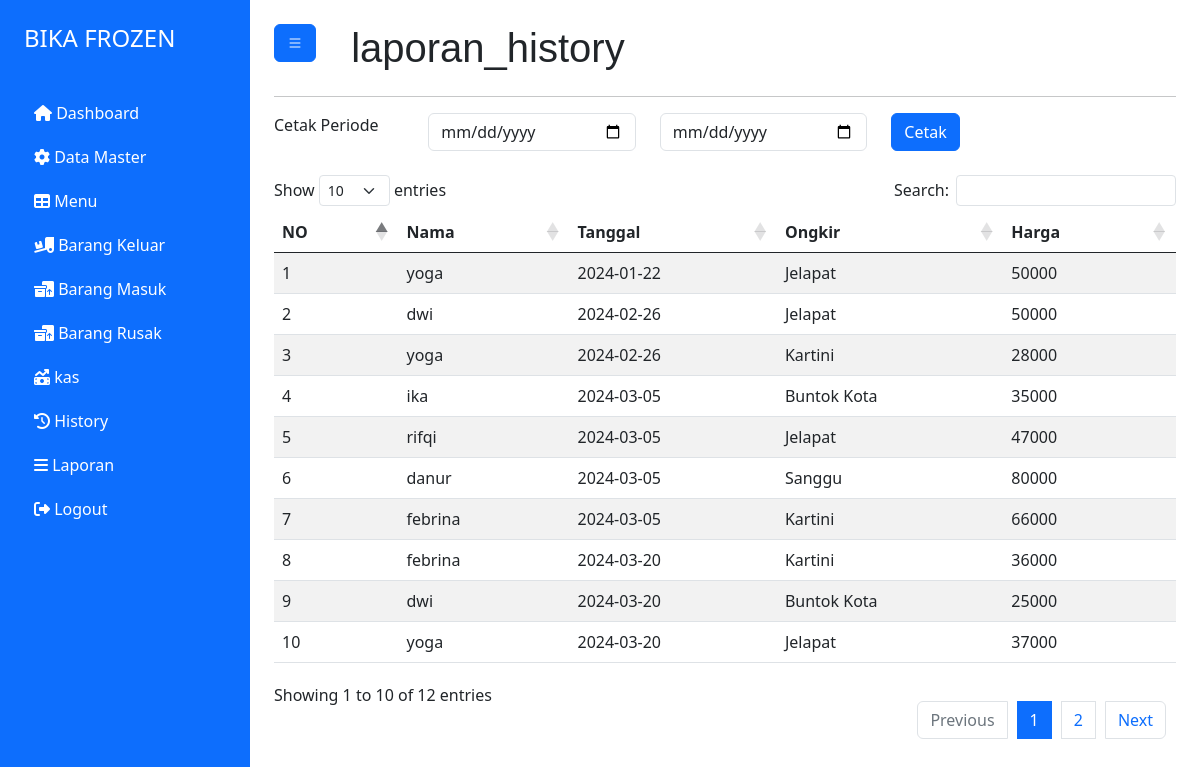
Screenshot of /index.php?page=laporan_history (signed in) with the database file from the repository.
### tables this page shows
CREATE TABLE `order` (
  `id_order` int(11) NOT NULL,
  `id_pelanggan` int(11) NOT NULL,
  `id_ongkir` int(11) NOT NULL,
  `tgl` date NOT NULL,
  `harga` varchar(50) NOT NULL,
  `alamat` varchar(225) DEFAULT NULL,
  `pembayaran` int(2) NOT NULL
);

CREATE TABLE `pelanggan` (
  `id_pelanggan` int(11) NOT NULL,
  `id_user` int(11) NOT NULL,
  `nama` varchar(50) NOT NULL,
  `tempat` varchar(50) NOT NULL,
  `tgl` date NOT NULL,
  `alamat` varchar(50) NOT NULL,
  `no_hp` varchar(20) NOT NULL
);

CREATE TABLE `ongkir` (
  `id_ongkir` int(11) NOT NULL,
  `kota` varchar(50) NOT NULL,
  `harga` varchar(50) NOT NULL
);

### halaman/history/laporan.php (the view, shortened to what this page needs)
<?php
    include "././koneksi.php";
    $id_pel = $_SESSION['id'];
    if($_SESSION['level'] == "Admin"){
        $query = mysqli_query($koneksi,"SELECT `order`.*,pelanggan.*,ongkir.*, `order`.harga as hrg, `order`.tgl as tgl FROM `order` JOIN pelanggan ON pelanggan.id_pelanggan = `order`.`id_pelanggan` JOIN ongkir ON ongkir.id_ongkir = `order`.`id_ongkir`");
    }else{
        $query = mysqli_query($koneksi,"SELECT `order`.*,pelanggan.*,ongkir.*, `order`.harga as hrg, `order`.tgl as tgl FROM `order` JOIN pelanggan ON pelanggan.id_pelanggan = `order`.`id_pelanggan` JOIN ongkir ON ongkir.id_ongkir = `order`.`id_ongkir` WHERE pelanggan.id_user = $id_pel");
    }
?>
<div>
    <form action="halaman/history/cetak.php" method="get">
        <div class="row">
            <div class="col-2">Cetak Periode</div>
            <div class="col-3">
                <input type="date" name="dari" class="form-control">
            </div>
            <div class="col-3">
                <input type="date" name="sampai" class="form-control">
            </div>
            <div class="col-1">
                <button class="btn btn-primary" type="submit">Cetak</button>
            </div>
        </div>
    </form>
</div>
<br>
<div>
<table id="example" class="table table-striped" style="width:100%">
        <thead>
            <tr>
                <th>NO</th>
                <th>Nama</th>
                <th>Tanggal</th>
                <th>Ongkir</th>
                <th>Harga</th>
            </tr>
        </thead>
        <tbody>
            <?php
                $no = 1;
                while($row = mysqli_fetch_array($query)){
                    ?>
                        <tr>
                            <td><?= $no++ ?></td>
                            <td><?= $row['nama'] ?></td>
                            <td><?= $row['tgl'] ?></td>
                            <td><?= $row['kota'] ?></td>
                            <td><?= $row['hrg'] ?></td>
                        </tr>
                    <?php
                }
            ?>
        </tbody>
    </table>
</div>

### rows the page displays
order: id_pelanggan.nama "yoga", tgl "2024-01-22", id_ongkir.kota "Jelapat", harga "50000"
order: id_pelanggan.nama "dwi", tgl "2024-02-26", id_ongkir.kota "Jelapat", harga "50000"
order: id_pelanggan.nama "yoga", tgl "2024-02-26", id_ongkir.kota "Kartini", harga "28000"
order: id_pelanggan.nama "ika", tgl "2024-03-05", id_ongkir.kota "Buntok Kota", harga "35000"
order: id_pelanggan.nama "rifqi", tgl "2024-03-05", id_ongkir.kota "Jelapat", harga "47000"
order: id_pelanggan.nama "danur", tgl "2024-03-05", id_ongkir.kota "Sanggu", harga "80000"
order: id_pelanggan.nama "febrina", tgl "2024-03-05", id_ongkir.kota "Kartini", harga "66000"
order: id_pelanggan.nama "febrina", tgl "2024-03-20", id_ongkir.kota "Kartini", harga "36000"
order: id_pelanggan.nama "dwi", tgl "2024-03-20", id_ongkir.kota "Buntok Kota", harga "25000"
order: id_pelanggan.nama "yoga", tgl "2024-03-20", id_ongkir.kota "Jelapat", harga "37000"

### other values shown
$hal "laporan_history"
